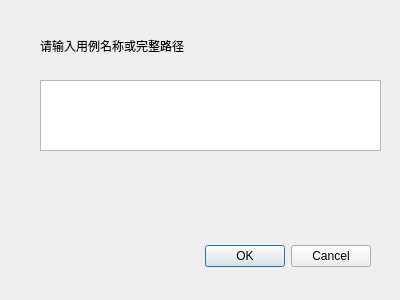
<?xml version="1.0" encoding="UTF-8"?>
<ui version="4.0">
 <class>CDialogNewUt</class>
 <widget class="QDialog" name="CDialogNewUt">
  <property name="geometry">
   <rect>
    <x>0</x>
    <y>0</y>
    <width>400</width>
    <height>300</height>
   </rect>
  </property>
  <property name="windowTitle">
   <string>Dialog</string>
  </property>
  <widget class="QDialogButtonBox" name="buttonBox">
   <property name="geometry">
    <rect>
     <x>30</x>
     <y>240</y>
     <width>341</width>
     <height>32</height>
    </rect>
   </property>
   <property name="orientation">
    <enum>Qt::Horizontal</enum>
   </property>
   <property name="standardButtons">
    <set>QDialogButtonBox::Cancel|QDialogButtonBox::Ok</set>
   </property>
  </widget>
  <widget class="QLabel" name="label">
   <property name="geometry">
    <rect>
     <x>40</x>
     <y>20</y>
     <width>341</width>
     <height>51</height>
    </rect>
   </property>
   <property name="text">
    <string>请输入用例名称或完整路径</string>
   </property>
  </widget>
  <widget class="QTextEdit" name="textEdit">
   <property name="geometry">
    <rect>
     <x>40</x>
     <y>80</y>
     <width>341</width>
     <height>71</height>
    </rect>
   </property>
  </widget>
 </widget>
 <resources/>
 <connections>
  <connection>
   <sender>buttonBox</sender>
   <signal>accepted()</signal>
   <receiver>CDialogNewUt</receiver>
   <slot>accept()</slot>
   <hints>
    <hint type="sourcelabel">
     <x>248</x>
     <y>254</y>
    </hint>
    <hint type="destinationlabel">
     <x>157</x>
     <y>274</y>
    </hint>
   </hints>
  </connection>
  <connection>
   <sender>buttonBox</sender>
   <signal>rejected()</signal>
   <receiver>CDialogNewUt</receiver>
   <slot>reject()</slot>
   <hints>
    <hint type="sourcelabel">
     <x>316</x>
     <y>260</y>
    </hint>
    <hint type="destinationlabel">
     <x>286</x>
     <y>274</y>
    </hint>
   </hints>
  </connection>
 </connections>
</ui>
